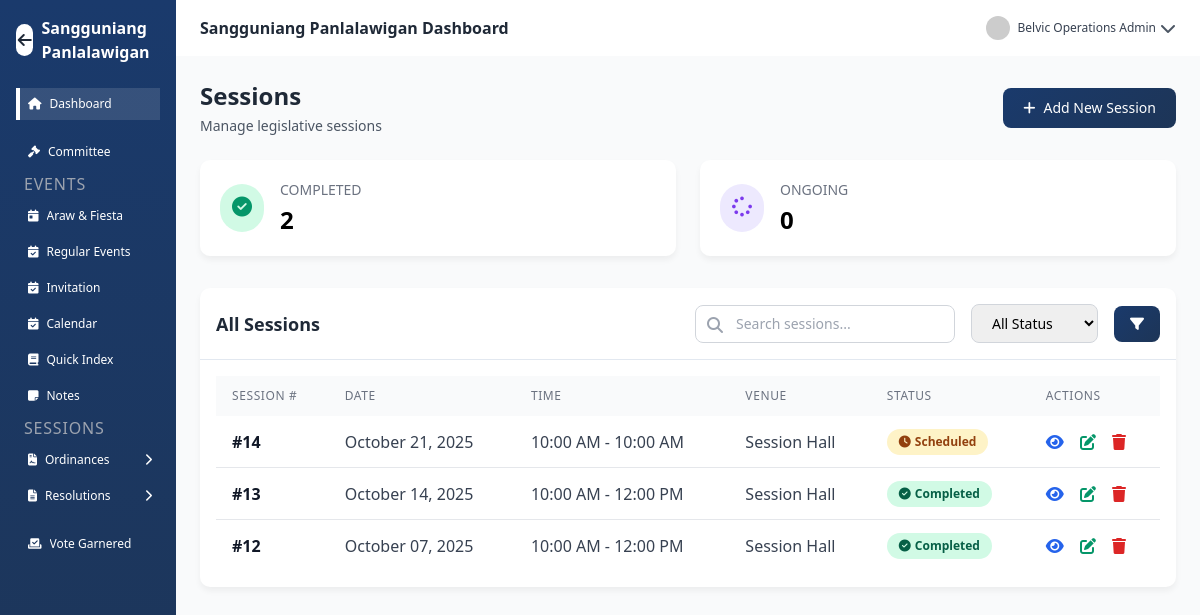
The page /SP/session_copy.php (signed in) on the database its author committed.
### tables this page shows
CREATE TABLE `sessions` (
  `id` int(11) NOT NULL,
  `session_number` varchar(50) NOT NULL,
  `session_date` date NOT NULL,
  `start_time` time NOT NULL,
  `end_time` time NOT NULL,
  `venue` varchar(255) NOT NULL,
  `agenda` text DEFAULT NULL,
  `status` enum('scheduled','ongoing','completed','cancelled') DEFAULT 'scheduled',
  `created_at` timestamp NOT NULL DEFAULT current_timestamp(),
  `updated_at` timestamp NOT NULL DEFAULT current_timestamp() ON UPDATE current_timestamp(),
  `pdf_file` varchar(255) DEFAULT NULL
);

### SP/session_copy.php (the view, shortened to what this page needs)
<?php
require_once 'config/conn.php';
$completed_count = 0;
$ongoing_count = 0;
$result = $conn->query("SELECT status, COUNT(*) as count FROM sessions GROUP BY status");
while ($row = $result->fetch_assoc()) {
    if ($row['status'] === 'completed') {
        $completed_count = $row['count'];
    } elseif ($row['status'] === 'ongoing') {
        $ongoing_count = $row['count'];
    }
}
$search = isset($_GET['search']) ? trim($_GET['search']) : '';
$query = "SELECT * FROM sessions WHERE 1=1";
$query .= " ORDER BY session_date DESC, start_time DESC";
$stmt = $conn->prepare($query);
$stmt->execute();
$sessions_result = $stmt->get_result();
?>
<!DOCTYPE html>
<html lang="en">
<head>
    <link href="https://cdn.jsdelivr.net/npm/tailwindcss@2.2.19/dist/tailwind.min.css" rel="stylesheet">
    <link href="https://cdnjs.cloudflare.com/ajax/libs/font-awesome/6.4.0/css/all.min.css" rel="stylesheet">
</head>
<body class="flex h-screen overflow-hidden bg-gray-50">
    <?php include 'bar/sidebar.php'; ?>
    <div class="flex-1 flex flex-col overflow-hidden">
        <?php include 'bar/header.php'; ?>
        <main class="flex-1 overflow-y-auto p-6 bg-gray-50">
            <div class="flex justify-between items-center mb-6">
                <div>
                    <h1 class="text-2xl font-bold text-gray-800">Sessions</h1>
                    <p class="text-gray-600 text-sm mt-1">Manage legislative sessions</p>
                </div>
                <button onclick="openAddSessionModal()" class="btn-primary text-white px-5 py-2.5 rounded-lg font-medium text-sm">
                    <i class="fas fa-plus mr-2"></i>Add New Session
                </button>
            </div>
            <div class="grid grid-cols-1 md:grid-cols-2 gap-6 mb-8">
                <div class="card bg-white">
                    <div class="p-5">
                        <div class="flex items-center">
                            <div class="p-3 rounded-full bg-green-100 text-green-600 mr-4">
                                <i class="fas fa-check-circle text-xl"></i>
                            </div>
                            <div>
                                <h3 class="text-gray-500 text-sm uppercase">Completed</h3>
                                <p class="text-2xl font-bold mt-1"><?php echo $completed_count; ?></p>
                            </div>
                        </div>
                    </div>
                </div>
                <div class="card bg-white">
                    <div class="p-5">
                        <div class="flex items-center">
                            <div class="p-3 rounded-full bg-purple-100 text-purple-600 mr-4">
                                <i class="fas fa-spinner text-xl"></i>
                            </div>
                            <div>
                                <h3 class="text-gray-500 text-sm uppercase">Ongoing</h3>
                                <p class="text-2xl font-bold mt-1"><?php echo $ongoing_count; ?></p>
                            </div>
                        </div>
                    </div>
                </div>
            </div>
            <div class="card bg-white">
                <div class="card-header p-4 flex justify-between items-center">
                    <h2 class="text-lg font-semibold text-gray-800">All Sessions</h2>
                    <form method="GET" class="flex items-center space-x-4">
                        <div class="relative">
                            <input type="text" name="search" value="<?php echo htmlspecialchars($search); ?>" placeholder="Search sessions..." class="pl-10 pr-4 py-2 border border-gray-300 rounded-lg text-sm focus:outline-none focus:border-blue-500">
                            <i class="fas fa-search absolute left-3 top-3 text-gray-400"></i>
                        </div>
                        <select name="filter_status" onchange="this.form.submit()" class="border border-gray-300 rounded-lg px-4 py-2 text-sm focus:outline-none focus:border-blue-500">
                            <option value="">All Status</option>
                        </select>
                        <button type="submit" class="btn-primary text-white px-4 py-2 rounded-lg text-sm">
                            <i class="fas fa-filter"></i>
                        </button>
                    </form>
                </div>
                <div class="p-4">
                    <div class="overflow-x-auto">
                        <table class="w-full">
                            <thead class="bg-gray-50">
                                <tr>
                                    <th class="py-3 px-4 text-left text-xs font-medium text-gray-500 uppercase tracking-wider">Session #</th>
                                    <th class="py-3 px-4 text-left text-xs font-medium text-gray-500 uppercase tracking-wider">Date</th>
                                    <th class="py-3 px-4 text-left text-xs font-medium text-gray-500 uppercase tracking-wider">Time</th>
                                    <th class="py-3 px-4 text-left text-xs font-medium text-gray-500 uppercase tracking-wider">Venue</th>
                                    <th class="py-3 px-4 text-left text-xs font-medium text-gray-500 uppercase tracking-wider">Status</th>
                                    <th class="py-3 px-4 text-left text-xs font-medium text-gray-500 uppercase tracking-wider">Actions</th>
                                </tr>
                            </thead>
                            <tbody class="divide-y divide-gray-200">
                                <?php if ($sessions_result->num_rows > 0): ?>
                                    <?php while ($session = $sessions_result->fetch_assoc()): ?>
                                        <tr class="hover:bg-gray-50">
                                            <td class="py-3 px-4 font-semibold text-gray-900"><?php echo htmlspecialchars($session['session_number']); ?></td>
                                            <td class="py-3 px-4 text-gray-700"><?php echo date('F d, Y', strtotime($session['session_date'])); ?></td>
                                            <td class="py-3 px-4 text-gray-700">
                                                <?php
                                                    echo date('g:i A', strtotime($session['start_time'])) . ' - ' .
                                                         date('g:i A', strtotime($session['end_time']));
                                                ?>
                                            </td>
                                            <td class="py-3 px-4 text-gray-700"><?php echo htmlspecialchars($session['venue']); ?></td>
                                            <td class="py-3 px-4">
                                                <?php
                                                    $status_class = 'status-' . $session['status'];
                                                    $status_icon = '';
                                                    $status_text = ucfirst($session['status']);
                                                    switch($session['status']) {
                                                        case 'completed':
                                                            $status_icon = 'fa-check-circle';
                                                            break;
                                                        case 'scheduled':
                                                            $status_icon = 'fa-clock';
                                                            break;
                                                    }
                                                ?>
                                                <span class="status-badge <?php echo $status_class; ?>">
                                                    <i class="fas <?php echo $status_icon; ?> mr-1"></i> <?php echo $status_text; ?>
                                                </span>
                                            </td>
                                            <td class="py-3 px-4">
                                                <button onclick="viewSession(<?php echo $session['id']; ?>)" class="text-blue-600 hover:text-blue-800 mr-3" title="View">
                                                    <i class="fas fa-eye"></i>
                                                </button>
                                                <button onclick="editSession(<?php echo $session['id']; ?>)" class="text-green-600 hover:text-green-800 mr-3" title="Edit">
                                                    <i class="fas fa-edit"></i>
                                                </button>
                                                <button onclick="deleteSession(<?php echo $session['id']; ?>)" class="text-red-600 hover:text-red-800" title="Delete">
                                                    <i class="fas fa-trash"></i>
                                                </button>
                                            </td>
                                        </tr>
                                    <?php endwhile; ?>
                                <?php endif; ?>
                            </tbody>
                        </table>
                    </div>
                </div>
            </div>
        </main>
    </div>
</body>
</html>

### SP/session_copy.php (style rules this page uses)
:root { --primary: #1a3a6c; --secondary: #e63946; --accent: #2a9d8f; --light: #f1faee; --dark: #1d3557; --gray: #8d99ae; --light-gray: #edf2f4; }
body { font-family: 'Segoe UI', Tahoma, Geneva, Verdana, sans-serif; background-color: #f8fafc; }
.card { box-shadow: 0 4px 6px rgba(0, 0, 0, 0.05); transition: all 0.3s ease; border-radius: 10px; overflow: hidden; }
.card-header { border-bottom: 1px solid #e2e8f0; }
.btn-primary { background: linear-gradient(135deg, var(--primary), var(--dark)); transition: all 0.3s ease; }
.status-badge { display: inline-flex; align-items: center; padding: 0.25rem 0.75rem; border-radius: 9999px; font-size: 0.75rem; font-weight: 600; }
.status-completed { background-color: #d1fae5; color: #065f46; }
.status-scheduled { background-color: #fef3c7; color: #92400e; }

### SP/bar/sidebar.php (style rules this page uses)
:root { --primary: #1a3a6c; --secondary: #e63946; --accent: #2a9d8f; --light: #f1faee; --dark: #1d3557; --gray: #8d99ae; --light-gray: #edf2f4; }
body { font-family: 'Segoe UI', Tahoma, Geneva, Verdana, sans-serif; background-color: #f8fafc; }
.card { box-shadow: 0 4px 6px rgba(0, 0, 0, 0.05); transition: all 0.3s ease; border-radius: 10px; overflow: hidden; }
.card-header { border-bottom: 1px solid #e2e8f0; }
.btn-primary { background: linear-gradient(135deg, var(--primary), var(--dark)); transition: all 0.3s ease; }

### rows shown on the page
sessions: session_number "#14", session_date "October 21, 2025", start_time "10:00 AM", end_time "10:00 AM", venue "Session Hall", status "Scheduled"
sessions: session_number "#13", session_date "October 14, 2025", start_time "10:00 AM", end_time "12:00 PM", venue "Session Hall", status "Completed"
sessions: session_number "#12", session_date "October 07, 2025", start_time "10:00 AM", end_time "12:00 PM", venue "Session Hall", status "Completed"

### other values the page prints
$full_name "Belvic Operations Admin"
$completed_count "2"
$ongoing_count "0"
